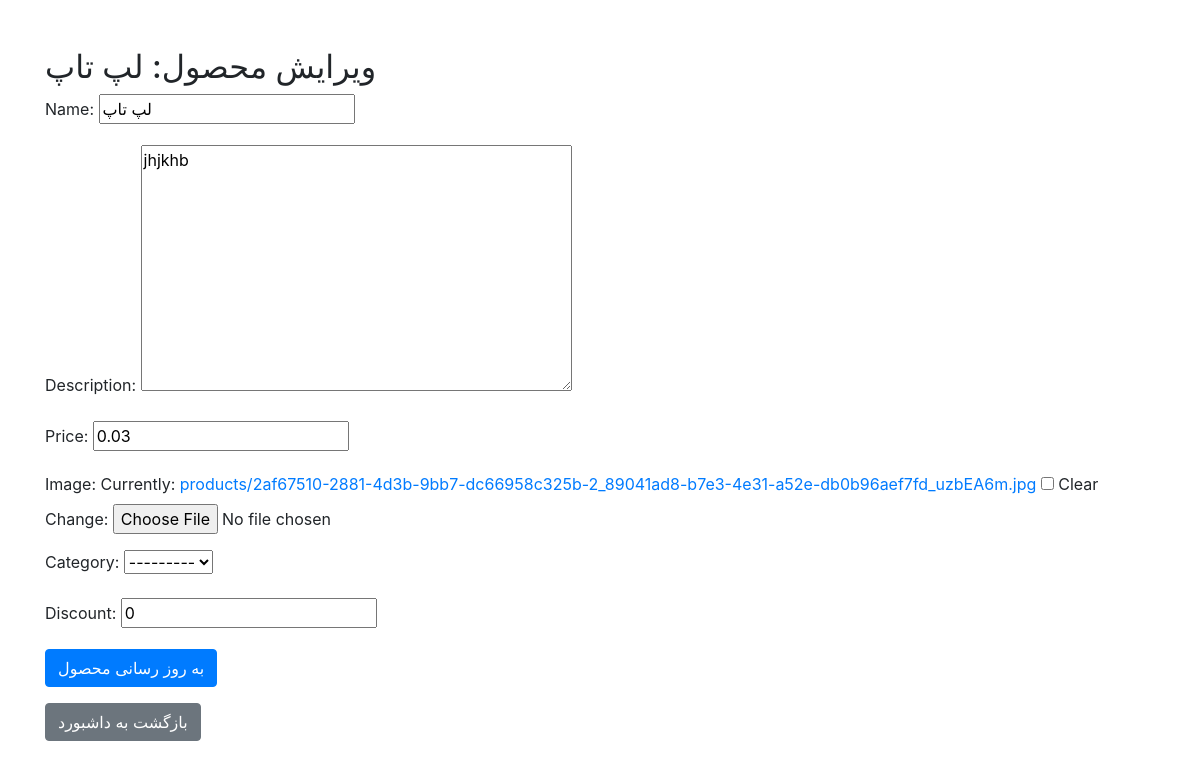
/edit-product/6/ (signed in), run on the app's committed database.
### store/models.py (models this page shows, shortened)
class Product(models.Model):
    name = models.CharField(max_length=100)
    description = models.TextField()
    price = models.DecimalField(max_digits=10, decimal_places=2)
    image = models.ImageField(upload_to='products/', null=True, blank=True)
    category = models.ForeignKey(Category, on_delete=models.CASCADE, related_name='products', null=True, blank=True)
    user = models.ForeignKey(User, on_delete=models.SET_NULL, null=True, blank=True)
    discount = models.PositiveIntegerField(default=0)  # درصد تخفیف

### store/views.py (the view, shortened to what this page needs)
# urls.py: path('edit-product/<int:product_id>/', ProductEditView.as_view(), name='edit_product'),
@method_decorator([login_required, staff_member_required], name='dispatch')
class ProductEditView(View):
    def get(self, request, product_id, *args, **kwargs):
        product = get_object_or_404(Product, id=product_id)
        form = ProductEditForm(instance=product)
        return render(request, 'store/edit_product.html', {'form': form, 'product': product})

### store/forms.py
class ProductEditForm(forms.ModelForm):
    class Meta:
        model = Product
        fields = ['name', 'description', 'price', 'image', 'category', 'discount']

### store/templates/store/edit_product.html (shortened to what this page needs)
<!DOCTYPE html>
<html lang="fa">
<head>
    <link href="https://cdn.jsdelivr.net/npm/bootstrap@4.6.2/dist/css/bootstrap.min.css" rel="stylesheet">
</head>
<body>
    <div class="container mt-5">
        <h2>ویرایش محصول: {{ product.name }}</h2>
        <form method="POST" enctype="multipart/form-data">
            {{ form.as_p }}
            <button type="submit" class="btn btn-primary">به روز رسانی محصول</button>
        </form>
        <a href="{% url 'admin_dashboard' %}" class="btn btn-secondary mt-3">بازگشت به داشبورد</a>
    </div>
</body>
</html>

### data on the page
Product: name "لپ تاپ", description "jhjkhb", price "0.03", category "---------", discount "0"
